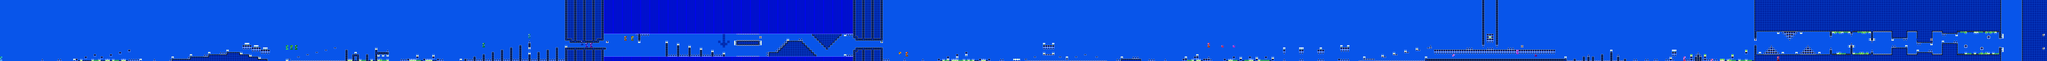

Rendered tile map (Tiled .tmx) drawn with the repository's tilesets; below, a short description and the map source with its tile grids summarised:
An orthogonal 895x27 tile map with 16x16 px tiles, 2 tile layers (SP, ...), 2 tilesets.

<map version="1.10" tiledversion="1.10.2" orientation="orthogonal" renderorder="right-down" width="895" height="27" tilewidth="16" tileheight="16" infinite="0" nextlayerid="4" nextobjectid="1">
 <editorsettings>
  <export target="stereomadness.csv" format="csv" />
 </editorsettings>
 <tileset firstgid="1" name="famidash" tilewidth="16" tileheight="16" tilecount="256" columns="16">
  <image source="../GRAPHICS/famidash.bmp" width="256" height="256" />
 </tileset>
 <tileset firstgid="257" name="sprites" tilewidth="16" tileheight="16" tilecount="256" columns="16">
  <image source="../GRAPHICS/sprites.png" width="256" height="256" />
 </tileset>
 <layer id="1" width="895" height="27">
  <data>[24165 cells, 24165 non-empty, 41 distinct tile ids]</data>
 </layer>
 <layer id="2" name="SP" width="895" height="27">
  <data>[24165 cells, 216 non-empty, 55 distinct tile ids]</data>
 </layer>
</map>
